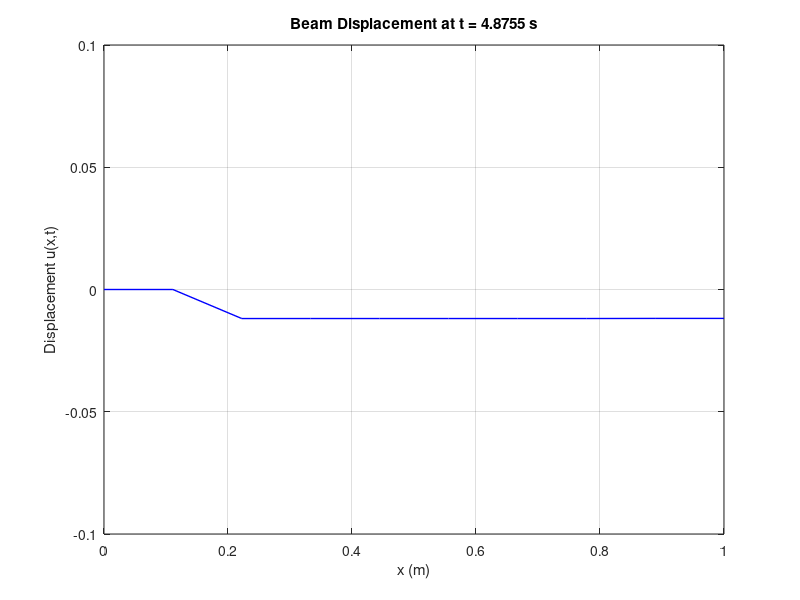
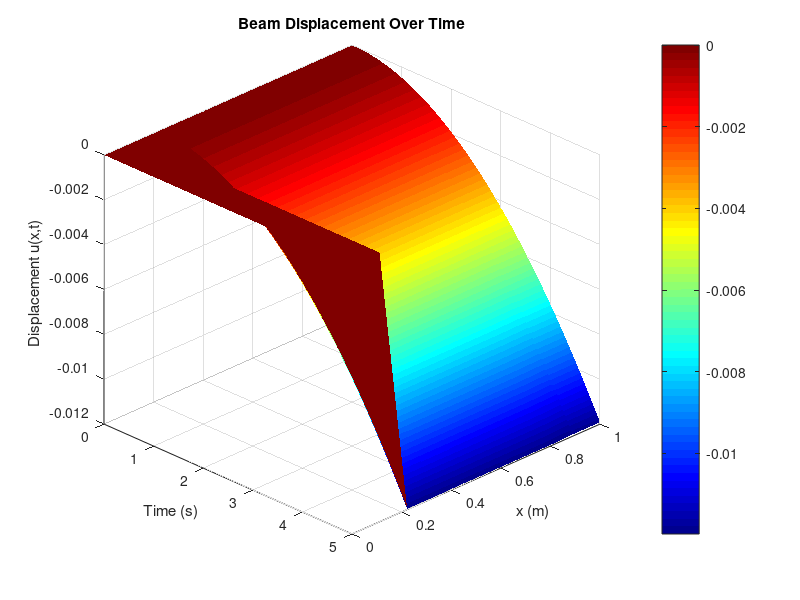

MATLAB code for these plots, in order:
% 1D Beam Equation with Time Component (Finite Difference Method)
% Author: Bright Vordey
clc; clear; close all;

 % Parameters
L = 1;   % Length of the domain
T = 5;  % Total time
M = 10;   % Number of spatial points
N = 1000;

EI = 1e-4;              % Flexural rigidity (N·m^2)
rho = 1;               % Density of the beam (kg/m)
A = 1;                 % Cross-sectional area of the beam (m^2)


% Other special parameters
beta = 0.1;
kappa = 0.1;

% Obstacle Position
obstaclePosition = -0.1;
% Velocity 
initialVelocity = 1;

t0 = -obstaclePosition / initialVelocity;      % Time step size

% RHS
force = -0.001;         % External forcing function f(x, t)

alpha = EI / (rho * A); % Wave propagation constant

% Spatial and time steps
dx = L / (M-1);
dt = (T-t0) / N;          % Number of time steps

% Stability condition
CFL = alpha * dt / dx^4; % Courant number (stability condition)

if CFL > 1
    error('CFL condition violated! Reduce dt or increase dx.');
end

% Tolerance
Tol = 1e-5;

% Initialize solution arrays
u = zeros(N,M);

% Initial condition
u(1,:) = 0;  
u(2,:) = 0;

% Time-stepping loop
for j = 2:N-1
    for i = 3:M-2
        u(j+1,i) = 2 * u(j,i) ...
                   - u(j-1,i) ...
                   + alpha^2 * (dt^2 / dx^4) * (u(j,i+2) - 4 * u(j,i+1) + 6 * u(j,i) - 4 * u(j,i-1) + u(j,i-2)) ...
                   + (dt^2) * force;
    end
    % Left end boundary condition
    u(j+1,1) = u(j+1,2);


    % The point before the contact point M-1;
    u(j+1,M-1)  = dt^2*(force + (2*u(j,M-1) - u(j-1,M-1))/dt^2 - (alpha^2*(24*u(j,M-1) + 20*u(j,M) - 12*u(j,M-1)))/dx^4);


    % Contact conditions at the right end
    if abs(u(j,M) - obstaclePosition) < Tol || u(j,M) < obstaclePosition

        u_2 = u(j+1,M-2);
        u_1 = u(j+1,M-1);
        u_p = u(j,M);

        contactConditionFun = @(u) alpha^2 * (((30*alpha^2*dt*u + 16*beta*dx^3*u_p - 16*beta*dx^3*u - 32*alpha^2*u_1*dt + 9*alpha^2*u_2*dt + 16*dx^3*kappa*dt*u - 16*dx^3*kappa*dt*obstaclePosition)/(7*alpha^2*dt)) ...
                                       - ((15*alpha^2*dt*u + beta*dx^3*u_p - beta*dx^3*u - 9*alpha^2*u_1*dt + alpha^2*u_2*dt + dx^3*kappa*dt*u - dx^3*kappa*dt*obstaclePosition)/(7*alpha^2*dt)) ...  
                                       + 2*u_1 - u_2) - 2*dx^3 * (kappa*u - kappa*obstaclePosition - beta*((u - u_p)/dt));

        initial_guess = -1;
        u(j+1,M) = fsolve(contactConditionFun, initial_guess);  

    else
        u(j+1,M) = u(j+1, M-1);
    end
end

% Initialize grid
x = linspace(0, L, M);     % Spatial grid
t = linspace(0, T, N);     % Time grid


% Animate displacement
figure;
for n = 1:5:N
    plot(x, u(n, :), 'b', 'LineWidth', 1);
    axis([0 L -0.1 0.1]);
    xlabel('x (m)');
    ylabel('Displacement u(x,t)');
    title(['Beam Displacement at t = ' num2str((n-1)*dt) ' s']);
    grid on;
    pause(0.01);
end

% Surface plot of displacement over time
figure;
surf(t, x, u', 'EdgeColor', 'none');
xlabel('Time (s)');
ylabel('x (m)');
zlabel('Displacement u(x,t)');
title('Beam Displacement Over Time');
colormap jet;
colorbar;
view(45, 30);